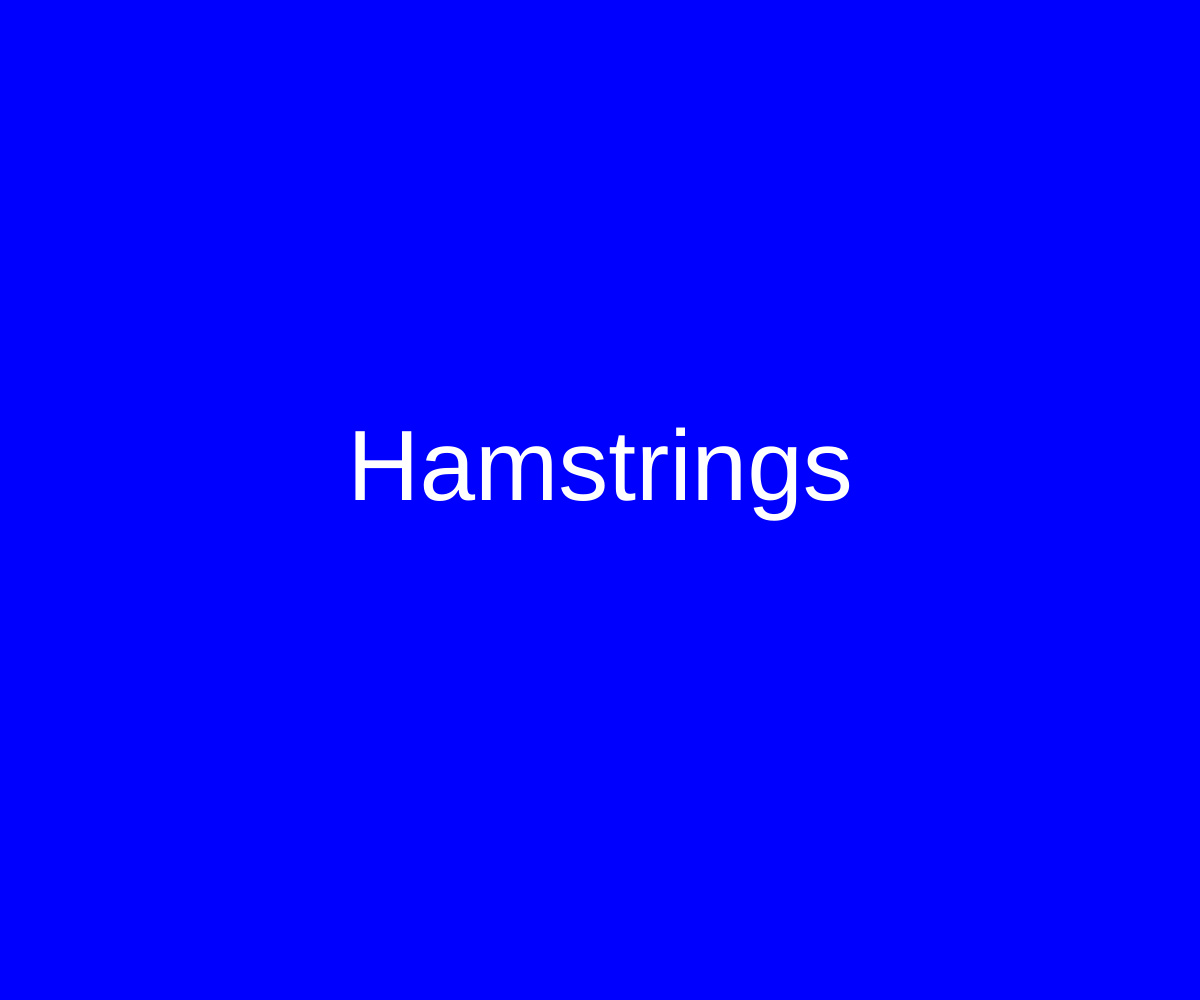
Frame 1 (no input)
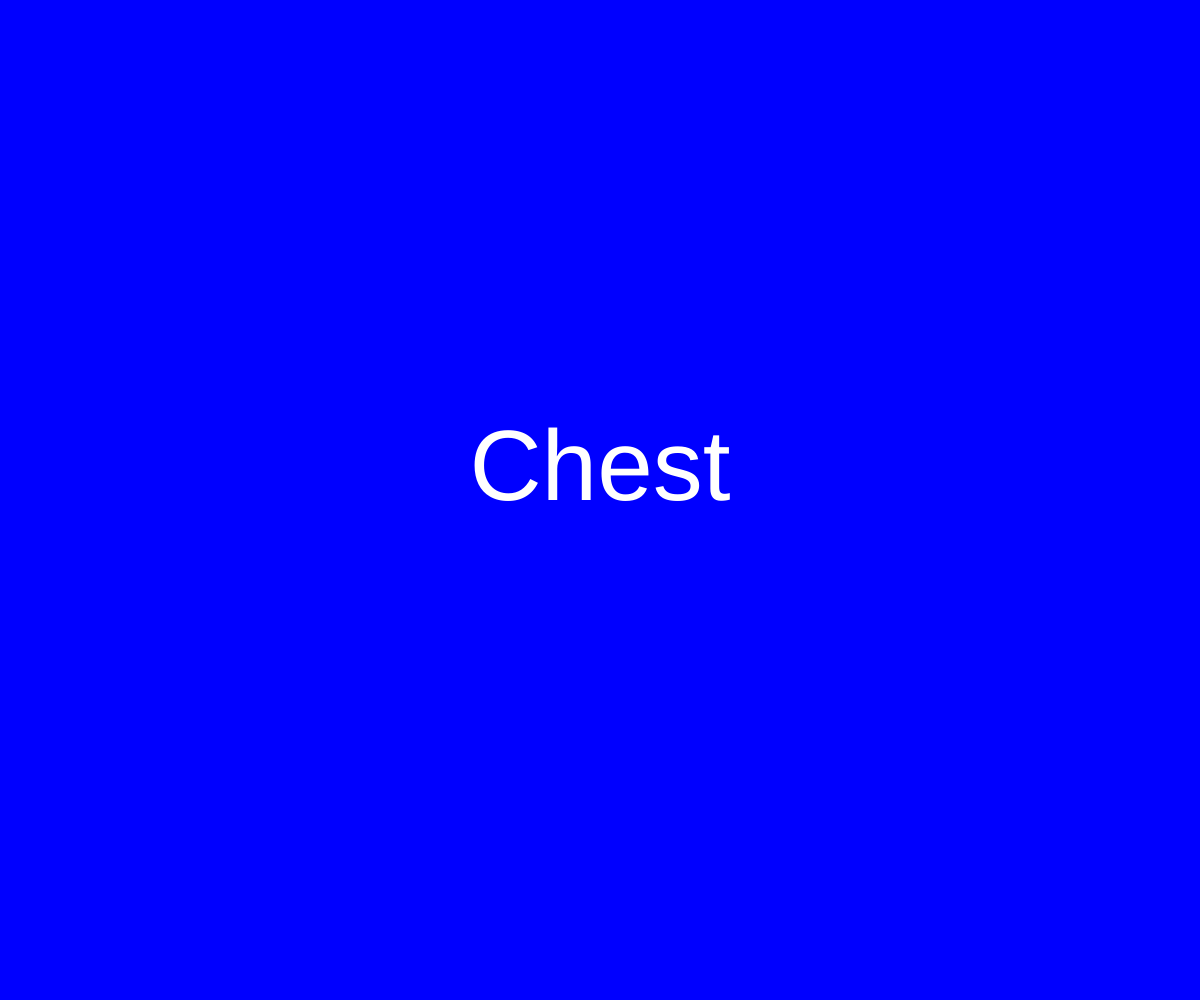
Frame 2 (the mouse pressed at the canvas centre, redrawn once)

The p5.js sketch that drew these frames (run headless with seeded random() and noise() and a simulated clock; the mouse was pressed at the canvas centre and the sketch redrawn once):

// p5.js sketch
// ── sketch.js
function setup() {
	createCanvas(windowWidth,windowHeight);
	background(0,0,255);
}

function draw() {
	noLoop();
	background(0,0,255);
	var names=["Bicep", "Tricep", "Chest", "Calf", "Quad", "Booty", "Back", "Forearm", "Hamstrings", "Abs", "Shoulders", "Obliques"];
	var name = random(names);
	textAlign(CENTER);
	textSize(100);
	fill(255,255,255);
	text(name, width/2, height/2);

}
function windowResized(){
	resizeCanvas(windowWidth, windowHeight);
}

// ── main.css
body{
	padding: 0;
	margin: 0;
	justify-content: center;
	align-items: center;
}
